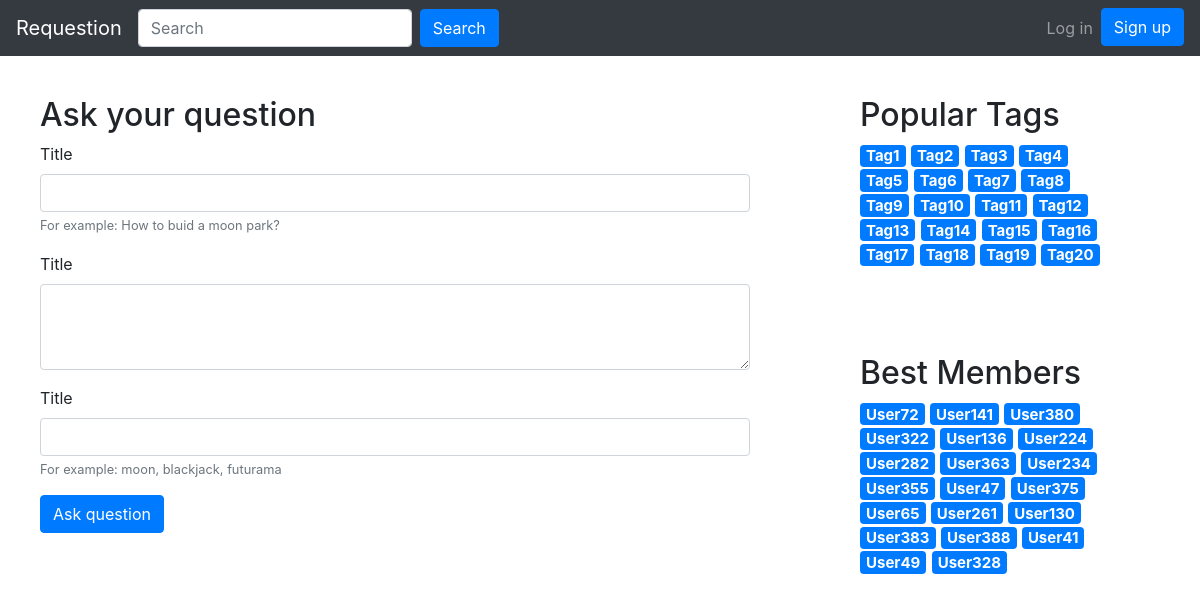
The app's page /ask with its own data.
### ask/models.py (models this page shows)
class Tag(models.Model):
    id = models.AutoField(primary_key=True)
    name = models.CharField(max_length=100)
    path = models.CharField(max_length=100)
    objects = TagManager()
    def __str__(self):
        return self.name

class User(models.Model):
    id = models.AutoField(primary_key=True)
    username=models.CharField(max_length=100)
    registration_date = models.DateTimeField(default=timezone.now())
    rating = models.IntegerField(default=0)
    path = models.CharField(max_length=200)
    objects = UserManager()
    def __str__(self):
        return self.username

### ask/views.py (the view)
# urls.py: path('ask', views.ask, name='ask'),
def ask(request):
    template = loader.get_template("ask.html")
    context = {
        "title": "Ask your question",
        "side_tags": {
            "title": "Popular Tags",
            "tags": Tag.objects.get_most_popular(SIDE_TAGS_NUMBER)
        },
        "best_members": {
            "title": "Best Members",
            "tags": User.objects.get_most_popular(SIDE_USERS_NUMBER)
        }
    }
    return HttpResponse(template.render(context, request))

### ask/models.py (called while the page is built)
    def get_most_popular(self, number):
        return self.all()[:number]

    def get_most_popular(self, amount):
        return self.all().order_by('-rating')[:amount]

### templates/ask.html
{% extends 'basic/base.html' %}
{% block content %}
<div class="h2">{{ title }}</div>
<form>
    <div class="form-group">
        <label for="question-title">Title</label>
        <input class="form-control" id="question-title" placeholder="">
        <small class="form-text text-muted">For example: How to buid a moon park?</small>
    </div>
    <div class="form-group">
        <label for="question-title">Title</label>
        <textarea class="form-control" id="question-title" rows="3"></textarea>
    </div>
    <div class="form-group">
        <label for="question-tags">Title</label>
        <input class="form-control" id="question-tags" placeholder="">
        <small class="form-text text-muted">For example: moon, blackjack, futurama</small>
    </div>
    <button type="submit" class="btn btn-primary">Ask question</button>
</form>
{% endblock %}

### templates/basic/base.html
<!DOCTYPE html>
<html>
    <head>
        {% include 'basic/head.html' %}
    </head>
    <body>
        {% include 'basic/navbar.html' %}
        <div class="row">
            <div class="col-md-8">
                <div class="content-container">
                    {% block content %}
                    {% endblock %}
                </div>
            </div>
            <div class="col-md-4">
                <div class="content-container">
                    {% include 'basic/tag_list.html' with content=side_tags %}
                </div>
                <div class="content-container">
                    {% include 'basic/user_list.html' with content=best_members %}
                </div>
            </div>
        </div>
    </body>
</html>

### templates/basic/head.html (shortened to what this page needs)
{% load static %}
<link rel="stylesheet" href="https://stackpath.bootstrapcdn.com/bootstrap/4.3.1/css/bootstrap.min.css">
<link rel="stylesheet" type="text/css" href="{% static 'css/index.css' %}">

### templates/basic/navbar.html (shortened to what this page needs)
<nav class="navbar navbar-expand-md navbar-dark bg-dark">
    <div class="navbar-collapse collapse order-1 order-md-0 dual-collapse2">
        <a class="navbar-brand" href="/">Requestion</a>
        <form class="form-inline my-2 my-lg-0">
            <input class="form-control input-special mr-sm-2" type="search" placeholder="Search" aria-label="Search">
            <button class="btn btn-primary my-2 my-sm-0" type="submit">Search</button>
        </form>
    </div>
    <div class="navbar-collapse collapse order-3 dual-collapse2">
        <ul class="navbar-nav ml-auto">
            <li class="nav-item">
                <a class="nav-link" href="#">Log in</a>
            </li>
            <li class="nav-item">
                <a class="btn btn-primary" href="#">Sign up</a>
            </li>
        </ul>
    </div>
</nav>

### templates/basic/tag_list.html
<div style="cursor:pointer;" onclick="window.location='#'"><div class="h2 underlined-title">{{ content.title }}</div></div>
<div>
    <h5 class="sidetag-container">
        {% for tag in content.tags %}
            <a href="/tag/{{ tag.path }}"><span class="badge badge-primary badge-link badge-special">{{ tag }}</span></a>
        {% endfor %}
    </h5>
</div>

### templates/basic/user_list.html
<div style="cursor:pointer;" onclick="window.location='#'"><div class="h2 underlined-title">{{ content.title }}</div></div>
<div>
    <h5 class="sidetag-container">
        {% for tag in content.tags %}
            <a href="user/{{ tag.path }}"><span class="badge badge-primary badge-link badge-special">{{ tag }}</span></a>
        {% endfor %}
    </h5>
</div>

### static/css/index.css (style rules this page uses)
.input-special { transition: 0.5s; }
.badge-special { transition: 0.5s; }
.underlined-title { position: relative; display: inline-block; }
.underlined-title:after { content: ''; position: absolute; width: 0; height: 4px; display: block; margin-top: -2px; right: 0; background: #000000; transition: width .2s ease; -webkit-transition: width .2s ease; }
.sidetag-container { padding-right: 15%; }
.content-container { padding: 5vh; }

### records on screen
Tag: name "Tag1"
Tag: name "Tag2"
Tag: name "Tag3"
Tag: name "Tag4"
Tag: name "Tag5"
Tag: name "Tag6"
Tag: name "Tag7"
Tag: name "Tag8"
Tag: name "Tag9"
Tag: name "Tag10"
Tag: name "Tag11"
Tag: name "Tag12"
Tag: name "Tag13"
Tag: name "Tag14"
Tag: name "Tag15"
Tag: name "Tag16"
Tag: name "Tag17"
Tag: name "Tag18"
Tag: name "Tag19"
Tag: name "Tag20"
User: username "User72"
User: username "User141"
User: username "User380"
User: username "User322"
User: username "User136"
User: username "User224"
User: username "User282"
User: username "User363"
User: username "User234"
User: username "User355"
User: username "User47"
User: username "User375"
User: username "User65"
User: username "User261"
User: username "User130"
User: username "User383"
User: username "User388"
User: username "User41"
User: username "User49"
User: username "User328"

### other values on screen
{{ title }} "Ask your question"
{{ content.title }} "Popular Tags"
{{ content.title }} "Best Members"
